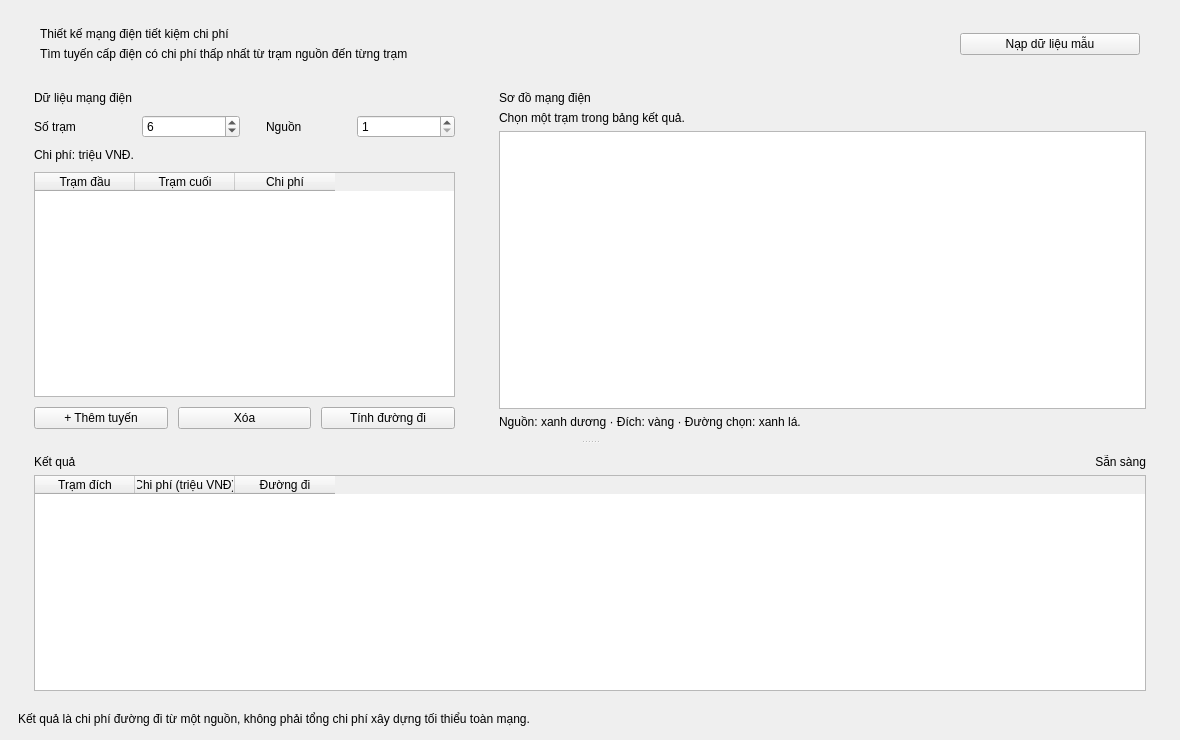
<?xml version='1.0' encoding='UTF-8'?>
<ui version="4.0">
 <class>MainWindow</class>
 <widget class="QMainWindow" name="MainWindow">
  <property name="geometry">
   <rect>
    <x>0</x>
    <y>0</y>
    <width>1180</width>
    <height>740</height>
   </rect>
  </property>
  <property name="minimumSize">
   <size>
    <width>940</width>
    <height>620</height>
   </size>
  </property>
  <property name="windowTitle">
   <string>Thiết kế mạng điện tiết kiệm chi phí</string>
  </property>
  <widget class="QWidget" name="centralwidget">
   <layout class="QVBoxLayout" name="rootLayout" stretch="0,1,0">
    <property name="spacing">
     <number>12</number>
    </property>
    <property name="leftMargin">
     <number>18</number>
    </property>
    <property name="topMargin">
     <number>18</number>
    </property>
    <property name="rightMargin">
     <number>18</number>
    </property>
    <property name="bottomMargin">
     <number>14</number>
    </property>
    <item>
     <widget class="QFrame" name="header">
      <layout class="QHBoxLayout" name="headerLayout">
       <property name="leftMargin">
        <number>22</number>
       </property>
       <property name="rightMargin">
        <number>22</number>
       </property>
       <item>
        <layout class="QVBoxLayout" name="titleLayout">
         <item>
          <widget class="QLabel" name="labelTitle">
           <property name="text">
            <string>Thiết kế mạng điện tiết kiệm chi phí</string>
           </property>
          </widget>
         </item>
         <item>
          <widget class="QLabel" name="labelSubtitle">
           <property name="text">
            <string>Tìm tuyến cấp điện có chi phí thấp nhất từ trạm nguồn đến từng trạm</string>
           </property>
           <property name="wordWrap">
            <bool>true</bool>
           </property>
          </widget>
         </item>
        </layout>
       </item>
       <item>
        <widget class="QPushButton" name="btnMau">
         <property name="maximumSize">
          <size>
           <width>180</width>
           <height>16777215</height>
          </size>
         </property>
         <property name="text">
          <string>Nạp dữ liệu mẫu</string>
         </property>
        </widget>
       </item>
      </layout>
     </widget>
    </item>
    <item>
     <widget class="QSplitter" name="splitter">
      <property name="orientation">
       <enum>Qt::Vertical</enum>
      </property>
      <property name="childrenCollapsible">
       <bool>false</bool>
      </property>
      <property name="handleWidth">
       <number>8</number>
      </property>
      <widget class="QWidget" name="bodyWidget">
       <layout class="QHBoxLayout" name="bodyLayout" stretch="2,3">
        <property name="spacing">
         <number>12</number>
        </property>
        <item>
         <widget class="QFrame" name="inputCard">
          <property name="minimumSize">
           <size>
            <width>340</width>
            <height>0</height>
           </size>
          </property>
          <layout class="QVBoxLayout" name="inputLayout">
           <property name="spacing">
            <number>10</number>
           </property>
           <property name="leftMargin">
            <number>16</number>
           </property>
           <property name="rightMargin">
            <number>16</number>
           </property>
           <item>
            <widget class="QLabel" name="labelInput">
             <property name="text">
              <string>Dữ liệu mạng điện</string>
             </property>
            </widget>
           </item>
           <item>
            <layout class="QHBoxLayout" name="fieldsLayout">
             <item>
              <widget class="QLabel" name="labelN">
               <property name="text">
                <string>Số trạm</string>
               </property>
              </widget>
             </item>
             <item>
              <widget class="QSpinBox" name="spinSoTram">
               <property name="minimum">
                <number>1</number>
               </property>
               <property name="maximum">
                <number>1000</number>
               </property>
               <property name="value">
                <number>6</number>
               </property>
              </widget>
             </item>
             <item>
              <widget class="QLabel" name="labelS">
               <property name="text">
                <string>Nguồn</string>
               </property>
               <property name="indent">
                <number>16</number>
               </property>
              </widget>
             </item>
             <item>
              <widget class="QSpinBox" name="spinNguon">
               <property name="minimum">
                <number>1</number>
               </property>
               <property name="maximum">
                <number>6</number>
               </property>
              </widget>
             </item>
            </layout>
           </item>
           <item>
            <widget class="QLabel" name="labelGuide">
             <property name="text">
              <string>Chi phí: triệu VNĐ.</string>
             </property>
             <property name="wordWrap">
              <bool>true</bool>
             </property>
            </widget>
           </item>
           <item>
            <widget class="QTableWidget" name="tableTuyen">
             <property name="minimumSize">
              <size>
               <width>0</width>
               <height>70</height>
              </size>
             </property>
             <column>
              <property name="text">
               <string>Trạm đầu</string>
              </property>
             </column>
             <column>
              <property name="text">
               <string>Trạm cuối</string>
              </property>
             </column>
             <column>
              <property name="text">
               <string>Chi phí</string>
              </property>
             </column>
            </widget>
           </item>
           <item>
            <layout class="QHBoxLayout" name="editButtons">
             <item>
              <widget class="QPushButton" name="btnThem">
               <property name="text">
                <string>+ Thêm tuyến</string>
               </property>
              </widget>
             </item>
             <item>
              <widget class="QPushButton" name="btnXoa">
               <property name="text">
                <string>Xóa</string>
               </property>
              </widget>
             </item>
             <item>
              <widget class="QPushButton" name="btnTinh">
               <property name="text">
                <string>Tính đường đi</string>
               </property>
              </widget>
             </item>
            </layout>
           </item>
          </layout>
         </widget>
        </item>
        <item>
         <widget class="QFrame" name="graphCard">
          <layout class="QVBoxLayout" name="graphLayout">
           <property name="leftMargin">
            <number>16</number>
           </property>
           <property name="rightMargin">
            <number>16</number>
           </property>
           <item>
            <widget class="QLabel" name="labelGraph">
             <property name="text">
              <string>Sơ đồ mạng điện</string>
             </property>
            </widget>
           </item>
           <item>
            <widget class="QLabel" name="labelRoute">
             <property name="text">
              <string>Chọn một trạm trong bảng kết quả.</string>
             </property>
             <property name="wordWrap">
              <bool>true</bool>
             </property>
            </widget>
           </item>
           <item>
            <widget class="QGraphicsView" name="graphView">
             <property name="minimumSize">
              <size>
               <width>0</width>
               <height>100</height>
              </size>
             </property>
            </widget>
           </item>
           <item>
            <widget class="QLabel" name="labelLegend">
             <property name="text">
              <string>Nguồn: xanh dương · Đích: vàng · Đường chọn: xanh lá.</string>
             </property>
             <property name="wordWrap">
              <bool>true</bool>
             </property>
            </widget>
           </item>
          </layout>
         </widget>
        </item>
       </layout>
      </widget>
      <widget class="QFrame" name="resultCard">
       <layout class="QVBoxLayout" name="resultLayout">
        <property name="leftMargin">
         <number>16</number>
        </property>
        <property name="rightMargin">
         <number>16</number>
        </property>
        <item>
         <layout class="QHBoxLayout" name="resultTitleLayout">
          <item>
           <widget class="QLabel" name="labelResult">
            <property name="text">
             <string>Kết quả</string>
            </property>
           </widget>
          </item>
          <item>
           <widget class="QLabel" name="labelStatus">
            <property name="text">
             <string>Sẵn sàng</string>
            </property>
            <property name="alignment">
             <set>Qt::AlignRight|Qt::AlignVCenter</set>
            </property>
            <property name="wordWrap">
             <bool>true</bool>
            </property>
           </widget>
          </item>
         </layout>
        </item>
        <item>
         <widget class="QTableWidget" name="tableKetQua">
          <property name="minimumSize">
           <size>
            <width>0</width>
            <height>70</height>
           </size>
          </property>
          <column>
           <property name="text">
            <string>Trạm đích</string>
           </property>
          </column>
          <column>
           <property name="text">
            <string>Chi phí (triệu VNĐ)</string>
           </property>
          </column>
          <column>
           <property name="text">
            <string>Đường đi</string>
           </property>
          </column>
         </widget>
        </item>
       </layout>
      </widget>
     </widget>
    </item>
    <item>
     <widget class="QLabel" name="labelFootnote">
      <property name="text">
       <string>Kết quả là chi phí đường đi từ một nguồn, không phải tổng chi phí xây dựng tối thiểu toàn mạng.</string>
      </property>
      <property name="wordWrap">
       <bool>true</bool>
      </property>
     </widget>
    </item>
   </layout>
  </widget>
 </widget>
 <resources />
 <connections />
</ui>
